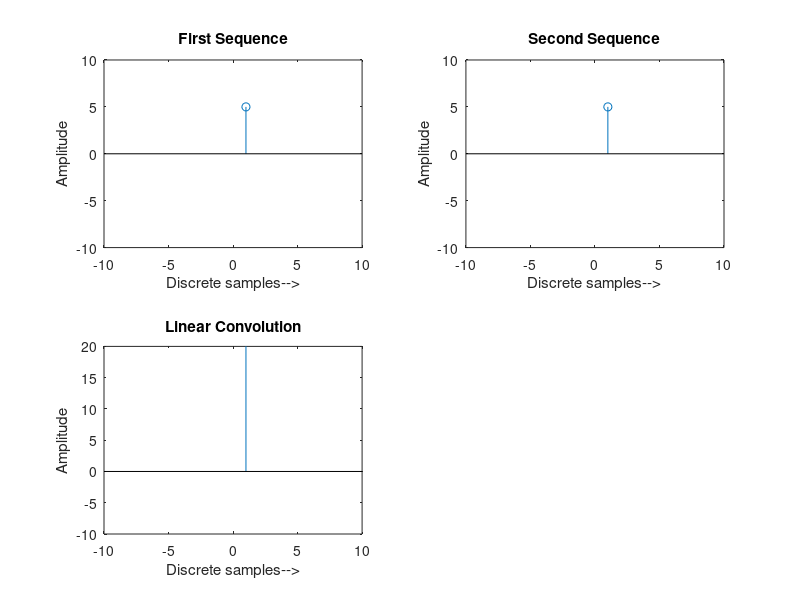

MATLAB code to generate this figure:
clc;
clear All;
close all;

xn= input('Enter the sequence 1: ');
l1= length(xn);



hn= input('Enter the sequence 2: ');
l2= length(hn);

m= l1+l2-1;
z= conv(xn,hn);
disp(z);
z1= zeros(1,m);
xn11=[xn,zeros(1, l2-1)];


hn11=[hn,zeros(1, l1-1)];

for i=1:m
    for j=1:i
        z1(i)=z1(i)+xn11(j)*hn11(i-j+1);
    end;
end;

disp(z1);
l3= length(z1);

m=1:l1;
subplot(2,2,1)
stem(m,xn);
axis([-10 10 -10 10]);
xlabel('Discrete samples-->')
ylabel('Amplitude')
title('First Sequence')

m=1:l2;
subplot(2,2,2)
stem(m,hn);
axis([-10 10 -10 10]);
xlabel('Discrete samples-->')
ylabel('Amplitude')
title('Second Sequence')


m=1:l3;
subplot(2,2,3)
stem(m,z1);
axis([-10 10 -10 20]);
xlabel('Discrete samples-->')
ylabel('Amplitude')
title('Linear Convolution')